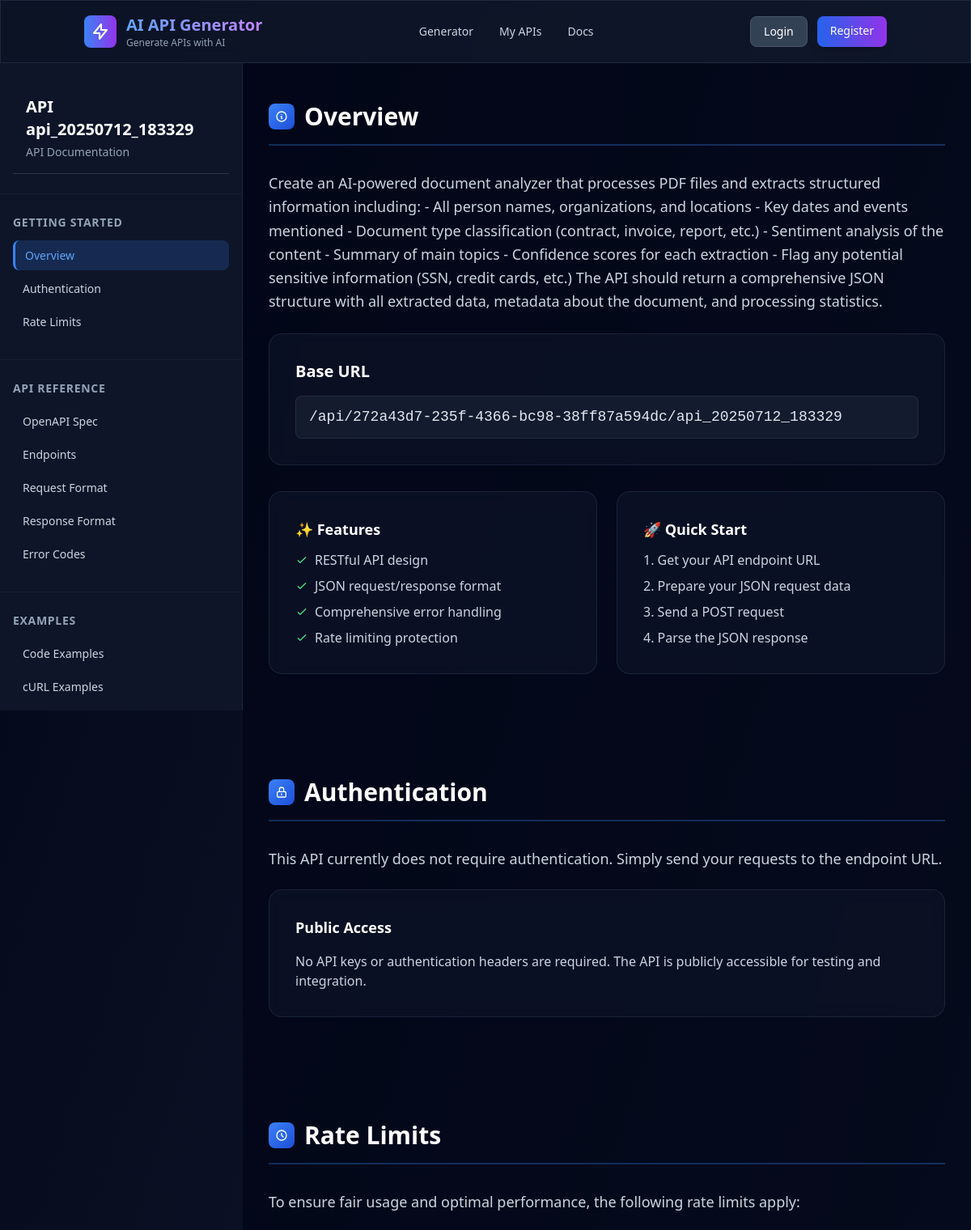
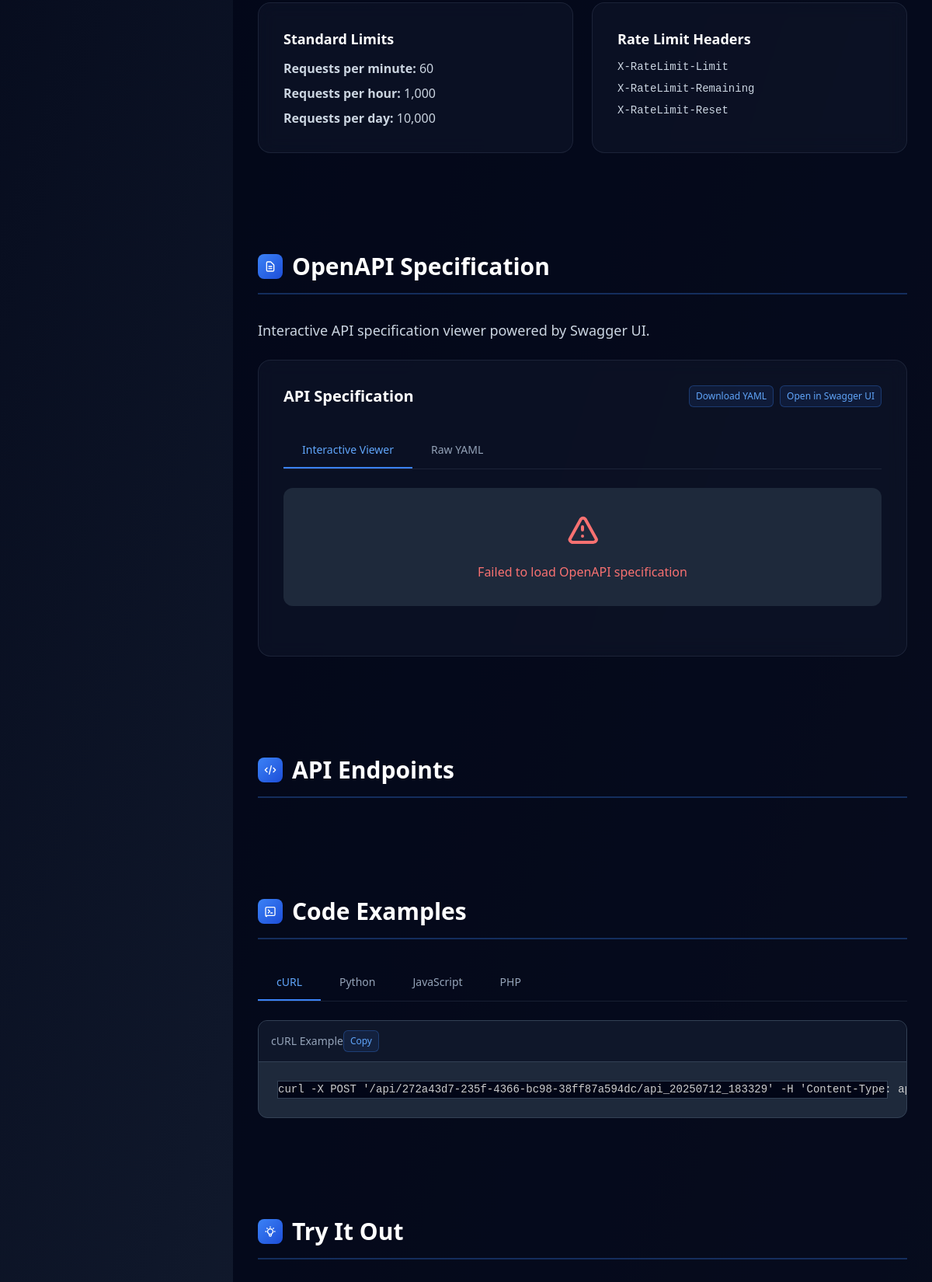
The page /api/272a43d7-235f-4366-bc98-38ff87a594dc/api_20250712_183329/docs (upper part) on the database its author committed (2 pictures, top to bottom).
### app/services/database.py (models this page shows)
class SavedAPIDB(Base):
    __tablename__ = "saved_apis"
    id = Column(Integer, primary_key=True, index=True, autoincrement=True)
    api_slug = Column(String, index=True, nullable=False)
    user_id = Column(String, index=True, nullable=False)
    api_name = Column(String, nullable=False)
    prompt = Column(Text, nullable=False)
    endpoint_url = Column(String, nullable=False)
    documentation = Column(Text, nullable=False)
    curl_example = Column(Text, nullable=False)
    sample_input = Column(Text, nullable=True)
    expected_output = Column(Text, nullable=True)
    created_at = Column(DateTime, default=datetime.utcnow, nullable=False)
    saved_at = Column(DateTime, default=datetime.utcnow, nullable=False)
    is_saved = Column(Boolean, default=True, nullable=False)

### app/main.py (the view)
@app.get("/api/{user_id}/{api_slug}/docs", response_class=HTMLResponse)
async def api_documentation_page(request: Request, user_id: str, api_slug: str):
    try:
        api_details = await file_service.get_api_details(user_id, api_slug)
        base_url = f"{settings.API_PREFIX}/{user_id}/{api_slug}"
        return templates.TemplateResponse("api_documentation.html", {
            "request": request,
            "user_id": user_id,
            "api_slug": api_slug,
            "api_name": api_details.get('api_name', f"API {api_slug}"),
            "description": api_details.get('prompt', 'API endpoint for processing requests'),
            "base_url": base_url,
            "curl_example": api_details.get('curl_example', f'curl -X POST "{base_url}" \\\n  -H "Content-Type: application/json" \\\n  -d \'{{\"example\": \"value\"}}\'')
        })
    except Exception as e:
        logger.error(f"Failed to load API documentation: {str(e)}")
        raise HTTPException(
            status_code=404,
            detail=f"API documentation not found: {str(e)}"
        )

### templates/api_documentation.html (shortened to what this page needs)
{% extends "base.html" %}
{% block extra_head %}
    <link rel="stylesheet" href="https://cdnjs.cloudflare.com/ajax/libs/prism/1.29.0/themes/prism-tomorrow.min.css">
    <link rel="stylesheet" type="text/css" href="https://unpkg.com/swagger-ui-dist@5.9.0/swagger-ui.css" />
    <link rel="stylesheet" href="/static/docs.css">
{% endblock %}
{% block content %}
<div class="docs-container">
    <nav class="docs-sidebar">
        <div class="nav-section">
            <div class="p-4 border-b border-slate-600/50">
                <h1 class="text-xl font-bold text-white">{{ api_name }}</h1>
                <p class="text-sm text-slate-400 mt-1">API Documentation</p>
            </div>
        </div>
        <div class="nav-section">
            <div class="nav-title">Getting Started</div>
            <a href="#overview" class="nav-item active">Overview</a>
            <a href="#authentication" class="nav-item">Authentication</a>
            <a href="#rate-limits" class="nav-item">Rate Limits</a>
        </div>
        <div class="nav-section">
            <div class="nav-title">API Reference</div>
            <a href="#openapi-spec" class="nav-item">OpenAPI Spec</a>
            <a href="#endpoints" class="nav-item">Endpoints</a>
            <a href="#request-format" class="nav-item">Request Format</a>
            <a href="#response-format" class="nav-item">Response Format</a>
            <a href="#error-codes" class="nav-item">Error Codes</a>
        </div>
        <div class="nav-section">
            <div class="nav-title">Examples</div>
            <a href="#code-examples" class="nav-item">Code Examples</a>
            <a href="#curl-examples" class="nav-item">cURL Examples</a>
            <a href="#interactive-test" class="nav-item">Try It Out</a>
        </div>
    </nav>
    <main class="docs-content">
        <section id="overview" class="content-section">
            <div class="section-header">
                <div class="section-icon">
                    <svg class="w-4 h-4" fill="none" stroke="currentColor" viewBox="0 0 24 24">
                        <path stroke-linecap="round" stroke-linejoin="round" stroke-width="2" d="M13 16h-1v-4h-1m1-4h.01M21 12a9 9 0 11-18 0 9 9 0 0118 0z"></path>
                    </svg>
                </div>
                <h2 class="text-3xl font-bold text-white">Overview</h2>
            </div>
            <div class="prose prose-invert max-w-none">
                <p class="text-lg text-slate-300 leading-relaxed mb-6">{{ description }}</p>
                <div class="endpoint-card">
                    <h3 class="text-xl font-semibold text-white mb-4">Base URL</h3>
                    <div class="endpoint-url">{{ base_url }}</div>
                </div>
                <div class="grid md:grid-cols-2 gap-6 mt-8">
                    <div class="endpoint-card">
                        <h4 class="text-lg font-semibold text-white mb-3">✨ Features</h4>
                        <ul class="space-y-2 text-slate-300">
                            <li class="flex items-center gap-2">
                                <svg class="w-4 h-4 text-green-400" fill="none" stroke="currentColor" viewBox="0 0 24 24">
                                    <path stroke-linecap="round" stroke-linejoin="round" stroke-width="2" d="M5 13l4 4L19 7"></path>
                                </svg>
                                RESTful API design
                            </li>
                            <li class="flex items-center gap-2">
                                <svg class="w-4 h-4 text-green-400" fill="none" stroke="currentColor" viewBox="0 0 24 24">
                                    <path stroke-linecap="round" stroke-linejoin="round" stroke-width="2" d="M5 13l4 4L19 7"></path>
                                </svg>
                                JSON request/response format
                            </li>
                            <li class="flex items-center gap-2">
                                <svg class="w-4 h-4 text-green-400" fill="none" stroke="currentColor" viewBox="0 0 24 24">
                                    <path stroke-linecap="round" stroke-linejoin="round" stroke-width="2" d="M5 13l4 4L19 7"></path>
                                </svg>
                                Comprehensive error handling
                            </li>
                            <li class="flex items-center gap-2">
                                <svg class="w-4 h-4 text-green-400" fill="none" stroke="currentColor" viewBox="0 0 24 24">
                                    <path stroke-linecap="round" stroke-linejoin="round" stroke-width="2" d="M5 13l4 4L19 7"></path>
                                </svg>
                                Rate limiting protection
                            </li>
                        </ul>
                    </div>
                    <div class="endpoint-card">
                        <h4 class="text-lg font-semibold text-white mb-3">🚀 Quick Start</h4>
                        <ol class="space-y-2 text-slate-300 list-decimal list-inside">
                            <li>Get your API endpoint URL</li>
                            <li>Prepare your JSON request data</li>
                            <li>Send a POST request</li>
                            <li>Parse the JSON response</li>
                        </ol>
                    </div>
                </div>
            </div>
        </section>
        <section id="authentication" class="content-section">
            <div class="section-header">
                <div class="section-icon">
                    <svg class="w-4 h-4" fill="none" stroke="currentColor" viewBox="0 0 24 24">
                        <path stroke-linecap="round" stroke-linejoin="round" stroke-width="2" d="M12 15v2m-6 4h12a2 2 0 002-2v-6a2 2 0 00-2-2H6a2 2 0 00-2 2v6a2 2 0 002 2zm10-10V7a4 4 0 00-8 0v4h8z"></path>
                    </svg>
                </div>
                <h2 class="text-3xl font-bold text-white">Authentication</h2>
            </div>
            <div class="prose prose-invert max-w-none">
                <p class="text-lg text-slate-300 mb-6">This API currently does not require authentication. Simply send your requests to the endpoint URL.</p>
                <div class="endpoint-card">
                    <h3 class="text-lg font-semibold text-white mb-4">Public Access</h3>
                    <p class="text-slate-300">No API keys or authentication headers are required. The API is publicly accessible for testing and integration.</p>
                </div>
            </div>
        </section>
        <section id="rate-limits" class="content-section">
            <div class="section-header">
                <div class="section-icon">
                    <svg class="w-4 h-4" fill="none" stroke="currentColor" viewBox="0 0 24 24">
                        <path stroke-linecap="round" stroke-linejoin="round" stroke-width="2" d="M12 8v4l3 3m6-3a9 9 0 11-18 0 9 9 0 0118 0z"></path>
                    </svg>
                </div>
                <h2 class="text-3xl font-bold text-white">Rate Limits</h2>
            </div>
            <div class="prose prose-invert max-w-none">
                <p class="text-lg text-slate-300 mb-6">To ensure fair usage and optimal performance, the following rate limits apply:</p>
                <div class="grid md:grid-cols-2 gap-6">
                    <div class="endpoint-card">
                        <h4 class="text-lg font-semibold text-white mb-3">Standard Limits</h4>
                        <ul class="space-y-2 text-slate-300">
                            <li><strong>Requests per minute:</strong> 60</li>
                            <li><strong>Requests per hour:</strong> 1,000</li>
                            <li><strong>Requests per day:</strong> 10,000</li>
                        </ul>
                    </div>
                    <div class="endpoint-card">
                        <h4 class="text-lg font-semibold text-white mb-3">Rate Limit Headers</h4>
                        <ul class="space-y-2 text-slate-300 font-mono text-sm">
                            <li><code>X-RateLimit-Limit</code></li>
                            <li><code>X-RateLimit-Remaining</code></li>
                            <li><code>X-RateLimit-Reset</code></li>
                        </ul>
                    </div>
                </div>
            </div>
        </section>
        <section id="openapi-spec" class="content-section">
            <div class="section-header">
                <div class="section-icon">
                    <svg class="w-4 h-4" fill="none" stroke="currentColor" viewBox="0 0 24 24">
                        <path stroke-linecap="round" stroke-linejoin="round" stroke-width="2" d="M9 12h6m-6 4h6m2 5H7a2 2 0 01-2-2V5a2 2 0 012-2h5.586a1 1 0 01.707.293l5.414 5.414a1 1 0 01.293.707V19a2 2 0 01-2 2z"></path>
                    </svg>
                </div>
                <h2 class="text-3xl font-bold text-white">OpenAPI Specification</h2>
            </div>
            <div class="prose prose-invert max-w-none">
                <p class="text-lg text-slate-300 mb-6">Interactive API specification viewer powered by Swagger UI.</p>
                <div class="endpoint-card">
                    <div class="flex items-center justify-between mb-4">
                        <h3 class="text-xl font-semibold text-white">API Specification</h3>
                        <div class="flex gap-2">
                            <button onclick="downloadOpenAPISpec()" class="copy-btn">Download YAML</button>
                            <button onclick="viewSwaggerUI()" class="copy-btn">Open in Swagger UI</button>
                        </div>
                    </div>
                    <div class="tabs-container">
                        <div class="tabs-nav">
                            <button class="tab-button active" onclick="switchSpecTab('viewer')">Interactive Viewer</button>
                            <button class="tab-button" onclick="switchSpecTab('raw')">Raw YAML</button>
                        </div>
                        <div id="viewer-tab" class="tab-content active">
                            <div id="swagger-ui" style="background: #1e293b; border-radius: 0.75rem; overflow: hidden;">
                            </div>
                        </div>
                    </div>
                </div>
            </div>
        </section>
        <section id="endpoints" class="content-section">
            <div class="section-header">
                <div class="section-icon">
                    <svg class="w-4 h-4" fill="none" stroke="currentColor" viewBox="0 0 24 24">
                        <path stroke-linecap="round" stroke-linejoin="round" stroke-width="2" d="M10 20l4-16m4 4l4 4-4 4M6 16l-4-4 4-4"></path>
                    </svg>
                </div>
                <h2 class="text-3xl font-bold text-white">API Endpoints</h2>
            </div>
        </section>
        <section id="code-examples" class="content-section">
            <div class="section-header">
                <div class="section-icon">
                    <svg class="w-4 h-4" fill="none" stroke="currentColor" viewBox="0 0 24 24">
                        <path stroke-linecap="round" stroke-linejoin="round" stroke-width="2" d="M8 9l3 3-3 3m5 0h3M5 20h14a2 2 0 002-2V6a2 2 0 00-2-2H5a2 2 0 00-2 2v14a2 2 0 002 2z"></path>
                    </svg>
                </div>
                <h2 class="text-3xl font-bold text-white">Code Examples</h2>
            </div>
            <div class="tabs-container">
                <div class="tabs-nav">
                    <button class="tab-button active" onclick="switchCodeTab('curl')">cURL</button>
                    <button class="tab-button" onclick="switchCodeTab('python')">Python</button>
                    <button class="tab-button" onclick="switchCodeTab('javascript')">JavaScript</button>
                    <button class="tab-button" onclick="switchCodeTab('php')">PHP</button>
                </div>
                <div id="curl-tab" class="tab-content active">
                    <div class="code-block">
                        <div class="code-header">
                            <div class="code-title">cURL Example</div>
                            <button class="copy-btn" onclick="copyCode('curl-code')">Copy</button>
                        </div>
                        <div class="code-content">
                            <pre><code id="curl-code" class="language-bash">{{ curl_example }}</code></pre>
                        </div>
                    </div>
                </div>
            </div>
        </section>
        <section id="interactive-test" class="content-section">
            <div class="section-header">
                <div class="section-icon">
                </div>
                <h2 class="text-3xl font-bold text-white">Try It Out</h2>
            </div>
        </section>
    </main>
</div>
{% endblock %}

### rows shown on the page
SavedAPIDB: api_name "API api_20250712_183329", prompt "Create an AI-powered document analyzer that processes PDF files and extracts structured information including: - All person names, organizations, and locations - Key dates and events mentioned - Document type classification (contract, invoice, report, etc.) - Sentiment analysis of the content - Summary of main topics - Confidence scores for each extraction - Flag any potential sensitive information (SSN, credit cards, etc.) The API should return a comprehensive JSON structure with all extracted data, metadata about the document, and processing statistics.", endpoint_url "/api/272a43d7-235f-4366-bc98-38ff87a594dc/api_20250712_183329", curl_example "curl -X POST '/api/272a43d7-235f-4366-bc98-38ff87a594dc/api_20250712_183329' -H 'Content-Type:…"
